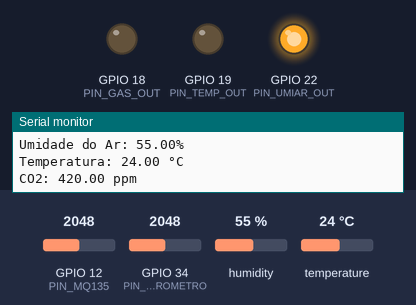
A program run on a simulated ESP32. On the bench: output pins drawn as LEDs (lit = HIGH), the last lines printed to the serial monitor. The test bench sets the inputs (shaded band); at power-on: temperature 24 °C, GPIO 12 (PIN_MQ135) = 2048, humidity 55 %, GPIO 34 (PIN_HIGROMETRO) = 2048. WiFi joins after 1.5 s; servers stay silent unless stated.

Above: at 18.0 s.
18.1 s: temperature set to 29.4 °C
20.0 s: temperature set to 30.7 °C
At 21.7 s:
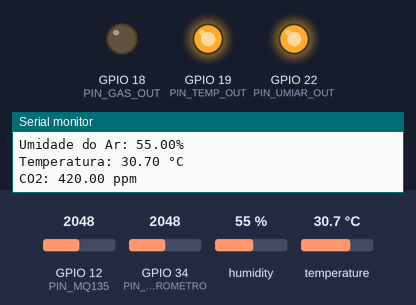
22.3 s: GPIO 12 (PIN_MQ135) set to 2197
23.8 s: GPIO 12 (PIN_MQ135) set to 2332
At 24.3 s:
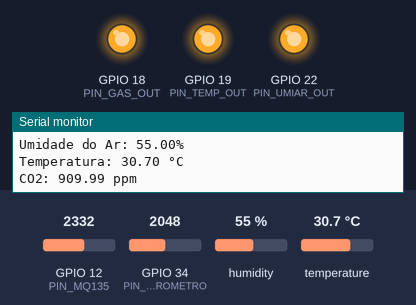
25.4 s: humidity set to 53 %
At 27.9 s:
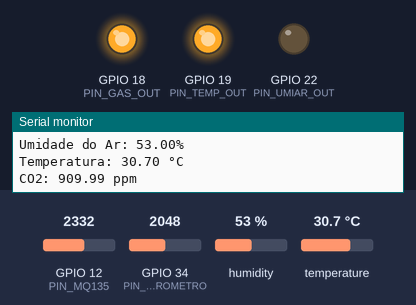
28.4 s: GPIO 12 (PIN_MQ135) set to 1560
At 29.8 s:
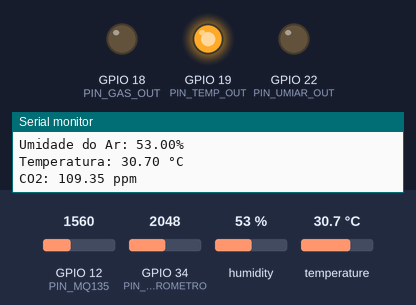
Timing chart, 0 to 30.9 s (numbered marks = the images above; inputs shaded):
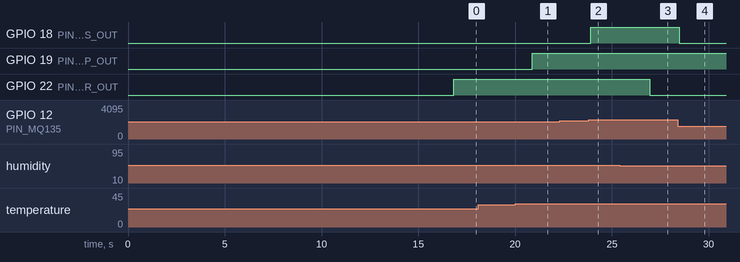

The program:

main.cpp
```cpp
#define BLYNK_TEMPLATE_ID "TMPL2POjxEM79"
#define BLYNK_TEMPLATE_NAME "Estufa inteligente"
#define BLYNK_AUTH_TOKEN "CZMxxf6gMncDfxlJSCz2esLFx-yxdyhC"

//==============================================================================================
// Bibliotecas
//==============================================================================================
#include <Arduino.h>
#include <DHT.h>
#include <WiFi.h>
#include <BlynkSimpleEsp32.h>

//==============================================================================================
// Definições de Pinos
//==============================================================================================
// Saídas de sinalização (LEDs, relés, etc.)
#define PIN_GAS_OUT 18
#define PIN_TEMP_OUT 19
#define PIN_UMISOLO_OUT 21
#define PIN_UMIAR_OUT 22

// Pinos de entrada dos sensores
#define PIN_HIGROMETRO 34
#define PIN_DHT22 4
#define PIN_MQ135 12

#define VIRTUAL_PIN_LED_TEMP V9       // Definição do pino virtual para blynk
#define VIRTUAL_PIN_LED_UMIAR V10     // Definição do pino virtual para blynk
#define VIRTUAL_PIN_LED_GAS V11       // Definição do pino virtual para blynk
#define VIRTUAL_PIN_LED_UMISOLO V12   // Definição do pino virtual para blynk

char auth[] = BLYNK_AUTH_TOKEN;
char ssid[] = "Wokwi-GUEST"; // Seu SSID do Wi-Fi
char pass[] = "";           // Sua senha do Wi-Fi

BlynkTimer timer;

//==============================================================================================
// Configurações e Limites dos Sensores
//==============================================================================================
// Configuração do DHT22
#define DHTTYPE DHT22 // Define o tipo de sensor DHT (DHT22 ou DHT11)

// Parâmetros de calibração do MQ135 (para CO2)
#define MQ135_PARAM_A 116.6020682
#define MQ135_PARAM_B 2.769034857
#define MQ135_RL 10.0 // Resistência de carga em KΩ

// Limites para acionamento das saídas
const float LIMIT_GAS_PPM = 750.0;
const float LIMIT_TEMP_CELSIUS = 30.0;
const float LIMIT_UMIAR_PERCENT = 55.0;
const float LIMIT_UMISOLO_MIN_PERCENT = 55.0;
const float LIMIT_UMISOLO_MAX_PERCENT = 65.0;

//==============================================================================================
// Variáveis Globais
//==============================================================================================
// Instâncias de sensores
DHT dhtSensor(PIN_DHT22, DHTTYPE);

// Variáveis de estado dos sensores
float temperaturaCelsius = 0.0;
float umidadeArPercent = 0.0;
float umidadeSoloPercent = 0.0;
float co2PPM = 0.0;

// Variáveis de controle
bool estadoValvula = false;
float mq135_R0 = 0.0; // R0 calibrado para o MQ135

// Variáveis de calibração do MQ135
float r0CalibracaoAtual = 0.0;
float r0CalibracaoAnterior = 0.0;
float r0MediaCalibracao = 0.0;
int contadorCalibracao = 0;

//==============================================================================================
// Protótipos de Funções
//==============================================================================================
void inicializarSensoresEPinos();
void lerDadosSensores();
void atualizarSaidas();
void imprimirDadosSerial();
float calibrarMQ135();
void limparSerial();

//==============================================================================================
// Configuração Inicial (setup)
//==============================================================================================
void setup() {
  Serial.begin(115200);
  Blynk.begin(auth, ssid, pass);
  inicializarSensoresEPinos();
  mq135_R0 = calibrarMQ135(); // Calibra o sensor MQ135 uma vez na inicialização
}

//==============================================================================================
// Loop Principal (loop)
//==============================================================================================
void loop() {
  lerDadosSensores();
  atualizarSaidas();
  imprimirDadosSerial(); // Imprime dados apenas quando há mudança significativa
  delay(500); // Pequeno atraso para estabilidade e leitura
}

//==============================================================================================
// Implementação das Funções
//==============================================================================================

void inicializarSensoresEPinos() {
  dhtSensor.begin();
  pinMode(PIN_GAS_OUT, OUTPUT);
  pinMode(PIN_TEMP_OUT, OUTPUT);
  pinMode(PIN_UMISOLO_OUT, OUTPUT);
  pinMode(PIN_UMIAR_OUT, OUTPUT);
  // Não é necessário configurar HIGROMETRO e MQ135 como INPUT, são lidos com analogRead
}

void limparSerial() {
  for (int i = 0; i < 50; i++) {
    Serial.println();
  }
}

float calibrarMQ135() {
  const int NUM_LEITURAS_CALIBRACAO = 30; // Reduzido para agilizar o processo inicial
  Serial.println("Iniciando calibracao do MQ135...");

  for (int i = 0; i < NUM_LEITURAS_CALIBRACAO; i++) {
    float sensorValue = analogRead(PIN_MQ135);
    float Vout = (sensorValue / 4095.0) * 3.3; // Converte para tensão (considerando 3.3V AREF)
    float Rs = MQ135_RL * (3.3 - Vout) / Vout;

    // Fórmula para calcular R0 a partir de Rs em ar limpo (considerando 420ppm CO2 no ar ambiente)
    // Usando a equação Rs/R0 = A * (PPM)^-B => R0 = Rs / (A * (PPM)^-B)
    r0CalibracaoAtual = Rs / pow(420.0 / MQ135_PARAM_A, -1.0 / MQ135_PARAM_B);

    // Média móvel simples para estabilizar R0
    r0MediaCalibracao = (r0MediaCalibracao * i + r0CalibracaoAtual) / (i + 1);

    Serial.print("CALIBRANDO MQ135 - Leitura ");
    Serial.print(i + 1);
    Serial.print("/");
    Serial.print(NUM_LEITURAS_CALIBRACAO);
    Serial.print(" - R0 provisorio: ");
    Serial.println(r0MediaCalibracao, 2); // Exibe com 2 casas decimais

    delay(500);
  }
  Serial.print("Calibracao MQ135 finalizada. R0 = ");
  Serial.println(r0MediaCalibracao, 2);
  return r0MediaCalibracao;
}

void lerDadosSensores() {
  // Leitura do Sensor de Umidade do Solo
  int valorMedidoSolo = analogRead(PIN_HIGROMETRO);
  // Mapeia o valor do sensor (0-4095) para porcentagem de umidade (0-100)
  // Ajuste os limites de '1600' e '4095' conforme a calibração do seu sensor de solo
  umidadeSoloPercent = (valorMedidoSolo < 1600) ? 100.0 : map(valorMedidoSolo, 1600, 4095, 100, 0);

  // Leitura do Sensor DHT22
  float novaTemperatura = dhtSensor.readTemperature();
  float novaUmidadeAr = dhtSensor.readHumidity();

  // Verifica se a leitura do DHT22 foi bem sucedida
  if (isnan(novaTemperatura) || isnan(novaUmidadeAr)) {
    Serial.println("Erro ao ler do sensor DHT!");
  } else {
    temperaturaCelsius = novaTemperatura;
    umidadeArPercent = novaUmidadeAr;
  }

  // Leitura do Sensor MQ135 (CO2)
  int sensorValueMQ135 = analogRead(PIN_MQ135);
  float VoutMQ135 = (sensorValueMQ135 / 4095.0) * 3.3; // Converte para tensão
  float RsMQ135 = MQ135_RL * (3.3 - VoutMQ135) / VoutMQ135; // Calcula Rs
  float ratioMQ135 = RsMQ135 / mq135_R0; // Calcula a relação Rs/R0
  co2PPM = (MQ135_PARAM_A * pow(ratioMQ135, -MQ135_PARAM_B)); // Fórmula para CO2

  // Enviar dados do sensor para o Blynk
  Blynk.virtualWrite(V0, temperaturaCelsius); // Temperatura
  Blynk.virtualWrite(V1, umidadeArPercent); // Umidade do ar
  Blynk.virtualWrite(V3, co2PPM); // Concentração de CO2
  Blynk.virtualWrite(V2, umidadeSoloPercent); // Umidade do solo
}

void atualizarSaidas() {
  // Saída de Gás (CO2)
  digitalWrite(PIN_GAS_OUT, co2PPM >= LIMIT_GAS_PPM ? HIGH : LOW);
  Blynk.virtualWrite(PIN_GAS_OUT, co2PPM >= LIMIT_GAS_PPM ? 255 : 0);

  // Saída de Temperatura
  digitalWrite(PIN_TEMP_OUT, temperaturaCelsius >= LIMIT_TEMP_CELSIUS ? HIGH : LOW);
  Blynk.virtualWrite(PIN_TEMP_OUT, temperaturaCelsius >= LIMIT_TEMP_CELSIUS ? 255 : 0);

  // Saída de Umidade do Ar
  digitalWrite(PIN_UMIAR_OUT, umidadeArPercent >= LIMIT_UMIAR_PERCENT ? HIGH : LOW);
  Blynk.virtualWrite(PIN_UMIAR_OUT, umidadeArPercent >= LIMIT_UMIAR_PERCENT ? 255 : 0);

  // Controle da Válvula de Umidade do Solo (Lógica de Histerese)
  if (!estadoValvula && umidadeSoloPercent <= LIMIT_UMISOLO_MIN_PERCENT) {
    estadoValvula = true; // Liga a válvula se a umidade estiver abaixo do mínimo
  } else if (estadoValvula && umidadeSoloPercent >= LIMIT_UMISOLO_MAX_PERCENT) {
    estadoValvula = false; // Desliga a válvula se a umidade atingir o máximo
  }
  digitalWrite(PIN_UMISOLO_OUT, estadoValvula ? HIGH : LOW);
  Blynk.virtualWrite(PIN_UMISOLO_OUT, estadoValvula ? 255 : 0);

}

void imprimirDadosSerial() {
  static float lastTemperatura = 0.0;
  static float lastUmidadeAr = 0.0;
  static float lastUmidadeSolo = 0.0;
  static float lastCo2 = 0.0;

  // Verifica se houve mudança significativa para evitar spam na serial
  if (abs(temperaturaCelsius - lastTemperatura) > 0.1 ||
      abs(umidadeArPercent - lastUmidadeAr) > 0.1 ||
      abs(umidadeSoloPercent - lastUmidadeSolo) > 0.1 ||
      abs(co2PPM - lastCo2) > 50) { // Tolerância maior para CO2 devido a flutuações

    limparSerial(); // Limpa a serial para uma nova impressão

    Serial.print("Umidade do Solo: ");
    Serial.print(umidadeSoloPercent);
    Serial.println("%");

    Serial.print("Umidade do Ar: ");
    Serial.print(umidadeArPercent);
    Serial.println("%");

    Serial.print("Temperatura: ");
    Serial.print(temperaturaCelsius);
    Serial.println(" °C");

    Serial.print("CO2: ");
    Serial.print(co2PPM);
    Serial.println(" ppm");

    // Atualiza os valores anteriores
    lastTemperatura = temperaturaCelsius;
    lastUmidadeAr = umidadeArPercent;
    lastUmidadeSolo = umidadeSoloPercent;
    lastCo2 = co2PPM;
  }
}
```

Measured:
- the behaviour switches between 29.9 and 30 °C on temperature (found by bisection; images 0 and 1)
- the behaviour switches between 2261 and 2262 on GPIO 12 (PIN_MQ135) (found by bisection; images 1 and 2)
- the behaviour switches between 55 and 54 % on humidity (found by bisection; images 2 and 3)
- after the input at 20.0 s, GPIO 19 (PIN_TEMP_OUT): LOW → HIGH after 0.88 s
- after the input at 23.8 s, GPIO 18 (PIN_GAS_OUT): LOW → HIGH after 0.12 s
- after the input at 25.4 s, GPIO 22 (PIN_UMIAR_OUT): HIGH → LOW after 1.6 s
- after the input at 28.4 s, GPIO 18 (PIN_GAS_OUT): HIGH → LOW after 0.08 s
